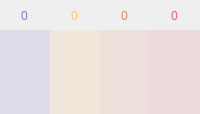
          <widget class="QWidget" name="tab_12">
           <attribute name="icon">
            <iconset>
             <normaloff>:/newPrefix/BECK EXAM/sdfdsfs.png</normaloff>
             <activeon>:/newPrefix/BECK EXAM/asdfsafdsdf.png</activeon>:/newPrefix/BECK EXAM/sdfdsfs.png</iconset>
           </attribute>
           <attribute name="title">
            <string/>
           </attribute>
           <layout class="QGridLayout" name="gridLayout_19">
            <property name="leftMargin">
             <number>0</number>
            </property>
            <property name="topMargin">
             <number>0</number>
            </property>
            <property name="rightMargin">
             <number>0</number>
            </property>
            <property name="bottomMargin">
             <number>0</number>
            </property>
            <property name="spacing">
             <number>0</number>
            </property>
            <item row="0" column="0">
             <widget class="QFrame" name="csprContainer">
              <property name="styleSheet">
               <string notr="true">QSpinBox {
background:transparent;
border:none;
}</string>
              </property>
              <layout class="QGridLayout" name="gridLayout_11">
               <property name="leftMargin">
                <number>0</number>
               </property>
               <property name="topMargin">
                <number>8</number>
               </property>
               <property name="rightMargin">
                <number>0</number>
               </property>
               <property name="bottomMargin">
                <number>0</number>
               </property>
               <property name="horizontalSpacing">
                <number>0</number>
               </property>
               <item row="1" column="0">
                <widget class="QSlider" name="calm_slider">
                 <property name="sizePolicy">
                  <sizepolicy hsizetype="Expanding" vsizetype="Expanding">
                   <horstretch>0</horstretch>
                   <verstretch>0</verstretch>
                  </sizepolicy>
                 </property>
                 <property name="statusTip">
                  <string/>
                 </property>
                 <property name="styleSheet">
                  <string notr="true">
/* ///////////////////////////////////////////////////////////////
QToolTip
/////////////////////////////////////////////////////////////// */
QToolTip {
    background: rgba(23,23,23, 150);
    border: 1px solid rgb(125,123,202);
    border-radius: 5px; 
    padding:4px; 
    text-align: left;
    color: rgb(125,123,202);
}
/* ////////////////////////////////////////////////////////////////////////
calm slider
//////////////////////////////////////////////////////////////////////// */
QSlider::handle:vertical {
background:rgb(123,123,199);}
QSlider::handle:vertical:hover {background:rgb(153,153,229);}
QSlider::handle:vertical:pressed {background:rgb(103,103,179);}
QSlider::groove:vertical:hover {background:rgba(123,123,199,0.35);}
QSlider::groove:vertical {background:rgba(123,123,199,0.15);}</string>
                 </property>
                 <property name="maximum">
                  <number>10</number>
                 </property>
                 <property name="invertedAppearance">
                  <bool>false</bool>
                 </property>
                 <property name="invertedControls">
                  <bool>false</bool>
                 </property>
                 <property name="tickPosition">
                  <enum>QSlider::NoTicks</enum>
                 </property>
                </widget>
               </item>
               <item row="1" column="2">
                <widget class="QSlider" name="pain_slider">
                 <property name="sizePolicy">
                  <sizepolicy hsizetype="Expanding" vsizetype="Expanding">
                   <horstretch>0</horstretch>
                   <verstretch>0</verstretch>
                  </sizepolicy>
                 </property>
                 <property name="statusTip">
                  <string/>
                 </property>
                 <property name="styleSheet">
                  <string notr="true">
/* ///////////////////////////////////////////////////////////////
QToolTip
/////////////////////////////////////////////////////////////// */
QToolTip {
    background: rgba(23,23,23, 150);
    border: 1px solid rgb(223,134,93);
    border-radius: 5px; 
    padding:4px; 
    text-align: left;
    color: rgb(223,134,93);
}
/* Pain Slider */
QSlider::handle:vertical {
background:rgb(229,133,98);}
QSlider::handle:vertical:hover {background:rgb(255,163,128);}
QSlider::handle:vertical:pressed {background:rgb(209,113,78);}
QSlider::groove:vertical:hover {background:rgba(229,133,98,0.35);}
QSlider::groove:vertical {background:rgba(229,133,98,0.15);}</string>
                 </property>
                 <property name="maximum">
                  <number>10</number>
                 </property>
                 <property name="invertedAppearance">
                  <bool>false</bool>
                 </property>
                 <property name="invertedControls">
                  <bool>false</bool>
                 </property>
                 <property name="tickPosition">
                  <enum>QSlider::NoTicks</enum>
                 </property>
                </widget>
               </item>
               <item row="1" column="1">
                <widget class="QSlider" name="stress_slider">
                 <property name="sizePolicy">
                  <sizepolicy hsizetype="Expanding" vsizetype="Expanding">
                   <horstretch>0</horstretch>
                   <verstretch>0</verstretch>
                  </sizepolicy>
                 </property>
                 <property name="statusTip">
                  <string/>
                 </property>
                 <property name="styleSheet">
                  <string notr="true">
/* ///////////////////////////////////////////////////////////////
QToolTip
/////////////////////////////////////////////////////////////// */
QToolTip {
    background: rgba(23,23,23, 150);
    border: 1px solid rgb(249,195,94);
    border-radius: 5px; 
    padding:4px; 
    text-align: left;
    color: rgb(249,195,94);
}
/* ////////////////////////////////////////////////////////////////////////
stress slider
//////////////////////////////////////////////////////////////////////// */
QSlider::handle:vertical {
background:rgb(254,195,105);}
QSlider::handle:vertical:hover {background:rgb(255,225,135);}
QSlider::handle:vertical:pressed {background:rgb(234,175,85);}
QSlider::groove:vertical:hover {background:rgba(254,195,105,0.35);}
QSlider::groove:vertical {background:rgba(254,195,105,0.15);}
</string>
                 </property>
                 <property name="maximum">
                  <number>10</number>
                 </property>
                 <property name="invertedAppearance">
                  <bool>false</bool>
                 </property>
                 <property name="invertedControls">
                  <bool>false</bool>
                 </property>
                 <property name="tickPosition">
                  <enum>QSlider::NoTicks</enum>
                 </property>
                </widget>
               </item>
               <item row="1" column="3">
                <widget class="QSlider" name="rage_slider">
                 <property name="sizePolicy">
                  <sizepolicy hsizetype="Expanding" vsizetype="Expanding">
                   <horstretch>0</horstretch>
                   <verstretch>0</verstretch>
                  </sizepolicy>
                 </property>
                 <property name="toolTip">
                  <string>&lt;html&gt;&lt;head/&gt;&lt;body&gt;&lt;p&gt;Rage&lt;/p&gt;&lt;/body&gt;&lt;/html&gt;</string>
                 </property>
                 <property name="statusTip">
                  <string/>
                 </property>
                 <property name="styleSheet">
                  <string notr="true">
/* ///////////////////////////////////////////////////////////////
QToolTip
/////////////////////////////////////////////////////////////// */
QToolTip {
    background: rgba(23,23,23, 150);
    border: 1px solid rgb(220,99,108);
    border-radius: 5px; 
    padding:4px; 
    text-align: left;
    color: rgb(220,99,108);
}
/* ////////////////////////////////////////////////////////////////////////
rage slider
//////////////////////////////////////////////////////////////////////// */
#rage_slider::handle:vertical {
background:rgb(229,100,111);}
#rage_slider::handle:vertical:hover {background:rgb(255,130,141);}
#rage_slider::handle:vertical:pressed {background:rgb(209,80,91);}
#rage_slider::groove:vertical:hover {background:rgba(229,100,111,0.35);}
#rage_slider::groove:vertical {background:rgba(229,100,111,0.15);}</string>
                 </property>
                 <property name="maximum">
                  <number>10</number>
                 </property>
                </widget>
               </item>
               <item row="0" column="3">
                <widget class="QSpinBox" name="rage_spinbox">
                 <property name="toolTip">
                  <string>&lt;html&gt;&lt;head/&gt;&lt;body&gt;&lt;p&gt;Rage&lt;/p&gt;&lt;/body&gt;&lt;/html&gt;</string>
                 </property>
                 <property name="styleSheet">
                  <string notr="true">
/* ///////////////////////////////////////////////////////////////
QToolTip
/////////////////////////////////////////////////////////////// */
QToolTip {
    background: rgba(23,23,23, 150);
    border: 1px solid rgb(220,99,108);
    border-radius: 5px; 
    padding:4px; 
    text-align: left;
    color: rgb(220,99,108);
}
/* ////////////////////////////////////////////////////////////////////////
rage spinbox
 //////////////////////////////////////////////////////////////////////// */
#rage_spinbox {background:transparent;color:rgb(229,100,111);}
#rage_spinbox:hover {color: rgb(255,160,171);}
#rage_spinbox:focus {color: rgb(255,130,141);}</string>
                 </property>
                 <property name="alignment">
                  <set>Qt::AlignCenter</set>
                 </property>
                 <property name="buttonSymbols">
                  <enum>QAbstractSpinBox::NoButtons</enum>
                 </property>
                 <property name="maximum">
                  <number>10</number>
                 </property>
                </widget>
               </item>
               <item row="0" column="2">
                <widget class="QSpinBox" name="pain_spinbox">
                 <property name="toolTip">
                  <string>&lt;html&gt;&lt;head/&gt;&lt;body&gt;&lt;p&gt;Pain&lt;/p&gt;&lt;/body&gt;&lt;/html&gt;</string>
                 </property>
                 <property name="styleSheet">
                  <string notr="true">
/* ///////////////////////////////////////////////////////////////
QToolTip
/////////////////////////////////////////////////////////////// */
QToolTip {
    background: rgba(23,23,23, 150);
    border: 1px solid rgb(223,134,93);
    border-radius: 5px; 
    padding:4px; 
    text-align: left;
    color: rgb(223,134,93);
}

#pain_spinbox {color:rgb(229,133,98);}
#pain_spinbox:hover {color: rgb(255,193,158);}
#pain_spinbox:focus {color: rgb(255,163,128);}
</string>
                 </property>
                 <property name="alignment">
                  <set>Qt::AlignCenter</set>
                 </property>
                 <property name="buttonSymbols">
                  <enum>QAbstractSpinBox::NoButtons</enum>
                 </property>
                 <property name="maximum">
                  <number>10</number>
                 </property>
                </widget>
               </item>
               <item row="0" column="1">
                <widget class="QSpinBox" name="stress_spinbox">
                 <property name="toolTip">
                  <string>&lt;html&gt;&lt;head/&gt;&lt;body&gt;&lt;p&gt;Stress&lt;/p&gt;&lt;/body&gt;&lt;/html&gt;</string>
                 </property>
                 <property name="styleSheet">
                  <string notr="true">
/* ///////////////////////////////////////////////////////////////
QToolTip
/////////////////////////////////////////////////////////////// */
QToolTip {
    background: rgba(23,23,23, 150);
    border: 1px solid rgb(249,195,94);
    border-radius: 5px; 
    padding:4px; 
    text-align: left;
    color: rgb(249,195,94);
}
/* ////////////////////////////////////////////////////////////////////////
Stress
//////////////////////////////////////////////////////////////////////// */
#stress_spinbox {background:transparent;color:rgb(254,195,105);}
#stress_spinbox:hover {color: rgb(255,255,165);}
#stress_spinbox:focus {color: rgb(255,225,135); }</string>
                 </property>
                 <property name="alignment">
                  <set>Qt::AlignCenter</set>
                 </property>
                 <property name="buttonSymbols">
                  <enum>QAbstractSpinBox::NoButtons</enum>
                 </property>
                 <property name="accelerated">
                  <bool>true</bool>
                 </property>
                 <property name="maximum">
                  <number>10</number>
                 </property>
                </widget>
               </item>
               <item row="0" column="0">
                <widget class="QSpinBox" name="calm_spinbox">
                 <property name="toolTip">
                  <string>&lt;html&gt;&lt;head/&gt;&lt;body&gt;&lt;p&gt;Calm&lt;/p&gt;&lt;/body&gt;&lt;/html&gt;</string>
                 </property>
                 <property name="styleSheet">
                  <string notr="true">
/* ///////////////////////////////////////////////////////////////
QToolTip
/////////////////////////////////////////////////////////////// */
QToolTip {
    background: rgba(23,23,23, 150);
    border: 1px solid rgb(125,123,202);
    border-radius: 5px; 
    padding:4px; 
    text-align: left;
    color: rgb(125,123,202);
}
#calm_spinbox{color:rgb(123,123,199);}
#calm_spinbox:hover {color: rgb(183,183,255);}
#calm_spinbox:focus {color: rgb(153,153,229);}
</string>
                 </property>
                 <property name="alignment">
                  <set>Qt::AlignCenter</set>
                 </property>
                 <property name="buttonSymbols">
                  <enum>QAbstractSpinBox::NoButtons</enum>
                 </property>
                 <property name="maximum">
                  <number>10</number>
                 </property>
                </widget>
               </item>
              </layout>
             </widget>
            </item>
           </layout>
          </widget>
